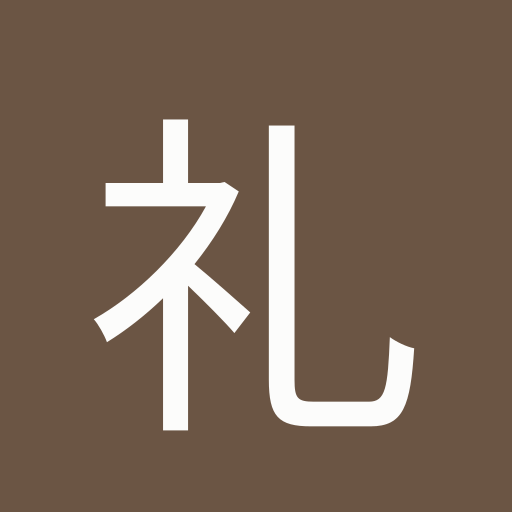

Recreate this plot in Python.
"""Regenerate A Gift icon PNGs from the cream-on-walnut spec.
Run: python3 icon.py
Tweak BG / FG / FONT_INDEX / SIZES below to customise.
"""
from PIL import Image, ImageDraw, ImageFont

BG = (107, 85, 68)     # walnut #6B5544
FG = (252, 252, 251)   # cream #FCFCFB
FONT_PATH = '/System/Library/Fonts/Supplemental/Songti.ttc'
FONT_INDEX = 6         # Songti SC Regular (try 0=Black, 1=Bold, 3=Light, 6=Regular)
CHAR = '礼'
SIZES = [180, 192, 512]

for size in SIZES:
    img = Image.new('RGB', (size, size), BG)
    draw = ImageDraw.Draw(img)
    fs = int(size * 0.66)
    font = ImageFont.truetype(FONT_PATH, fs, index=FONT_INDEX)
    bbox = draw.textbbox((0, 0), CHAR, font=font)
    w, h = bbox[2] - bbox[0], bbox[3] - bbox[1]
    x = (size - w) // 2 - bbox[0]
    y = (size - h) // 2 - bbox[1] - int(size * 0.015)
    draw.text((x, y), CHAR, font=font, fill=FG)
    img.save(f'icon-{size}.png', optimize=True)
    print(f'wrote icon-{size}.png  ({size}×{size})')
